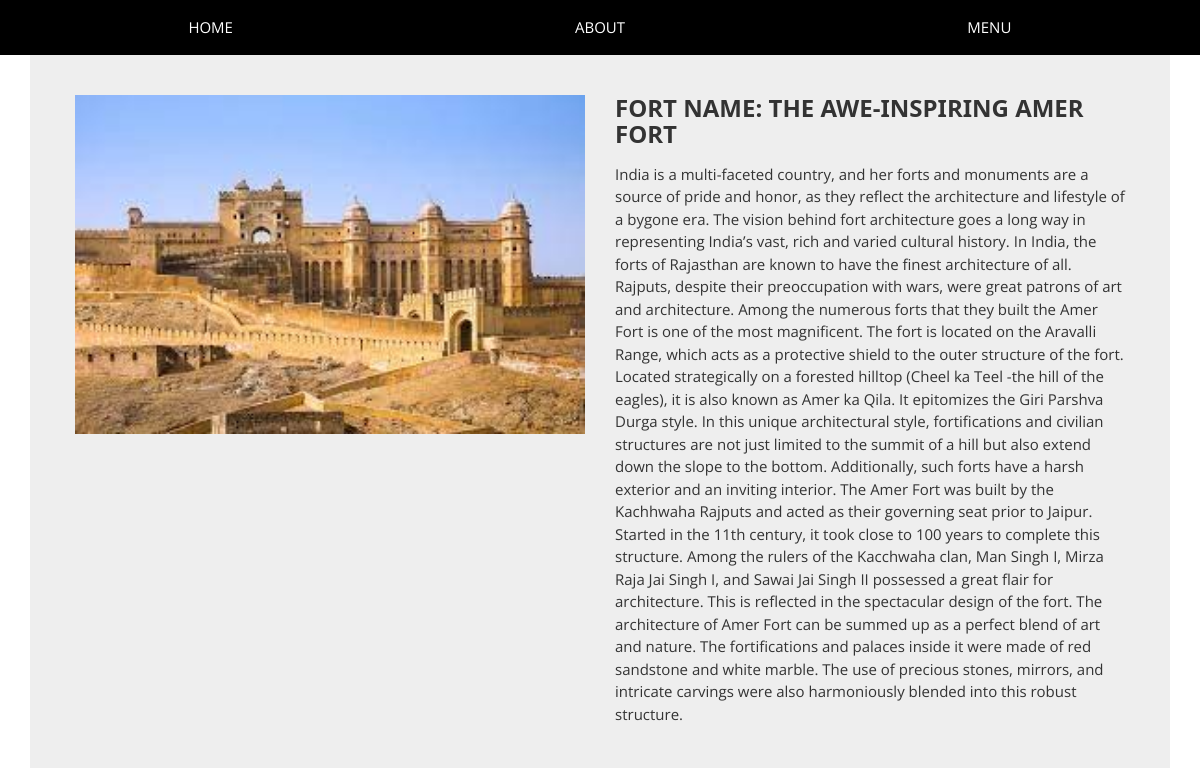
Screenshot of /fort-detail/1 with the database file from the repository.
### app/models.py (models this page shows, shortened)
class Fort(models.Model):
    title = models.CharField(max_length=100)
    description = models.TextField()
    fort_image = models.ImageField(upload_to='producting')

### app/views.py (the view)
# urls.py: path('fort-detail/<int:pk>', views.fortdetailview.as_view(), name='fort-detail'),
class fortdetailview(View):
    def get(self, request, pk):
     fort = Fort.objects.get(pk=pk)
     return render(request, 'app/fortde2.html',{'fort':fort})

### app/templates/app/fortde2.html (shortened to what this page needs)
<!DOCTYPE html>
{% load static %}
<link href="//maxcdn.bootstrapcdn.com/bootstrap/3.3.0/css/bootstrap.min.css" rel="stylesheet" id="bootstrap-css">
<link rel="stylesheet" href="{% static 'app/css/style1.css'%}">
<link rel="stylesheet" href="https://cdnjs.cloudflare.com/ajax/libs/font-awesome/4.7.0/css/font-awesome.min.css">
<html lang="en">
  <head>
    <link href="https://maxcdn.bootstrapcdn.com/font-awesome/4.7.0/css/font-awesome.min.css" rel="stylesheet">
  </head>
  <body>
    <div class="w3-top">
      <div class="w3-row w3-padding w3-black">
        <div class="w3-col s4">
          <a href="{% url 'home' %}" class="w3-button w3-block w3-black">HOME</a>
        </div>
        <div class="w3-col s4">
          <a href="{% url 'home' %}" class="w3-button w3-block w3-black">ABOUT</a>
        </div>
        <div class="w3-col s4">
          <a href="{% url 'home' %}" class="w3-button w3-block w3-black">MENU</a>
        </div>
      </div>
    </div>
    <div class="container">
        <div class="card">
            <div class="container-fliud">
                <div class="wrapper row">
                    <div class="preview col-md-6">
                        <div class="preview-pic tab-content">
                          <div class="tab-pane active" id="pic-1"><img src="{{fort.fort_image.url}}" /></div>
                        </div>
                    </div>
                    <div class="details col-md-6">
                        <h3 class="product-title">Fort Name: {{fort.title}} </h3>
                        <p class="product-description">{{fort.description}}</p>
                    </div>
                </div>
            </div>
        </div>
    </div>
  </body>
</html>

### app/static/app/css/style1.css (style rules this page uses)
html { box-sizing:border-box }
*,*:before,*:after { box-sizing:inherit }
html { -ms-text-size-adjust:100%;-webkit-text-size-adjust:100% }
body { margin:0 }
a { background-color:transparent }
img { border-style:none }
html,body { font-family:Verdana,sans-serif;font-size:15px;line-height:1.5 }
html { overflow-x:hidden }
h3 { font-size:24px }
h1,h2,h3,h4,h5,h6 { font-family:"Segoe UI",Arial,sans-serif;font-weight:400;margin:10px 0 }
img { vertical-align:middle }
a { color:inherit }
.w3-btn,.w3-button { border:none;display:inline-block;padding:8px 16px;vertical-align:middle;overflow:hidden;text-decoration:none;color:inherit;background-color:inherit;text-align:center;cursor:pointer;white-space:nowrap }
.w3-btn,.w3-button { -webkit-touch-callout:none;-webkit-user-select:none;-khtml-user-select:none;-moz-user-select:none;-ms-user-select:none;user-select:none }
.w3-block { display:block;width:100% }
.w3-container:after,.w3-container:before,.w3-panel:after,.w3-panel:before,.w3-row:after,.w3-row:before,.w3-row-padding:after,.w3-row-padding:before, .w3-cell-row:before,.w3-cell-row:after,.w3-clear:after,.w3-clear:before,.w3-bar:before,.w3-bar:after { content:"";display:table;clear:both }
.w3-col,.w3-half,.w3-third,.w3-twothird,.w3-threequarter,.w3-quarter { float:left;width:100% }
.w3-col.s4 { width:33.33333% }
.w3-top,.w3-bottom { position:fixed;width:100%;z-index:1 }
.w3-top { top:0 }
.w3-padding { padding:8px 16px!important }
.w3-black,.w3-hover-black:hover { color:#fff!important;background-color:#000!important }

### app/templates/app/fortde2.html (style rules this page uses)
body { font-family: 'open sans'; overflow-x: hidden; }
img { max-width: 100%; }
.preview { display: -webkit-box; display: -webkit-flex; display: -ms-flexbox; display: flex; -webkit-box-orient: vertical; -webkit-box-direction: normal; -webkit-flex-direction: column; -ms-flex-direction: column; flex-direction: column; }
.preview-pic { -webkit-box-flex: 1; -webkit-flex-grow: 1; -ms-flex-positive: 1; flex-grow: 1; }
.tab-content { overflow: hidden; }
.tab-content img { width: 100%; -webkit-animation-name: opacity; animation-name: opacity; -webkit-animation-duration: .3s; animation-duration: .3s; }
.card { margin-top: 50px; background: #eee; padding: 3em; line-height: 1.5em; }
@media screen and (min-width: 997px) { .wrapper { display: -webkit-box; display: -webkit-flex; display: -ms-flexbox; display: flex; } }
.details { display: -webkit-box; display: -webkit-flex; display: -ms-flexbox; display: flex; -webkit-box-orient: vertical; -webkit-box-direction: normal; -webkit-flex-direction: column; -ms-flex-direction: column; flex-direction: column; }
.product-title, .price, .sizes, .colors { text-transform: UPPERCASE; font-weight: bold; }
.product-title, .rating, .product-description, .price, .vote, .sizes { margin-bottom: 15px; }
.product-title { margin-top: 0; }

### rows the page displays
Fort: fort_image (picture), title "THE AWE-INSPIRING AMER FORT", description "India is a multi-faceted country, and her forts and monuments are a source of pride and honor, as they reflect the architecture and lifestyle of a bygone era. The vision behind fort architecture goes a long way in representing India’s vast, rich and varied cultural history. In India, the forts of Rajasthan are known to have the finest architecture of all. Rajputs, despite their preoccupation with wars, were great patrons of art and architecture. Among the numerous forts that they built the Amer Fort is one of the most magnificent. The fort is located on the Aravalli Range, which acts as a protective shield to the outer structure of the fort. Located strategically on a forested hilltop…"
